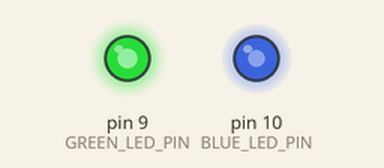
This sketch was run on a simulated Arduino Uno, built with avr-gcc and run on an emulated ATmega328P. On the bench: output pins drawn as LEDs (lit = HIGH).

Above: at 0.1 s.
Timing chart, 0 to 1.6 s (numbered marks = the images above):
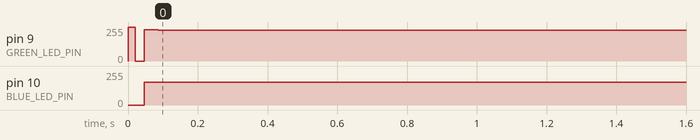

Measured:
- by itself, pin 9 (GREEN_LED_PIN): 0/255 → 229/255 at 0.00 s
- by itself, pin 10 (BLUE_LED_PIN): 0/255 → 171/255 at 0.05 s

The sketch:

LED_LIGHT_CONTROL.ino
```cpp
#define BLUE_LED_PIN 10
#define GREEN_LED_PIN 9
unsigned char cnt_blue = 0, cnt_green = 0;

void setup() {
  pinMode(BLUE_LED_PIN, OUTPUT);
  pinMode(GREEN_LED_PIN, OUTPUT);
}

//파란색 LED는 20%의 밝기, 초록색 LED는 90%의 밝기
void loop() {
  cnt_blue++;
  cnt_green++;
  delay(1);

  if (cnt_blue <= 2) digitalWrite(BLUE_LED_PIN, 1);
  else  {
    digitalWrite(BLUE_LED_PIN, 0);
    if (cnt_blue <= 10) cnt_blue = 0;
  }

  if (cnt_green <= 9) digitalWrite(GREEN_LED_PIN, 1);
  else  {
    digitalWrite(GREEN_LED_PIN, 0);
    if (cnt_green <= 10) cnt_green = 0;
  }
}
```
